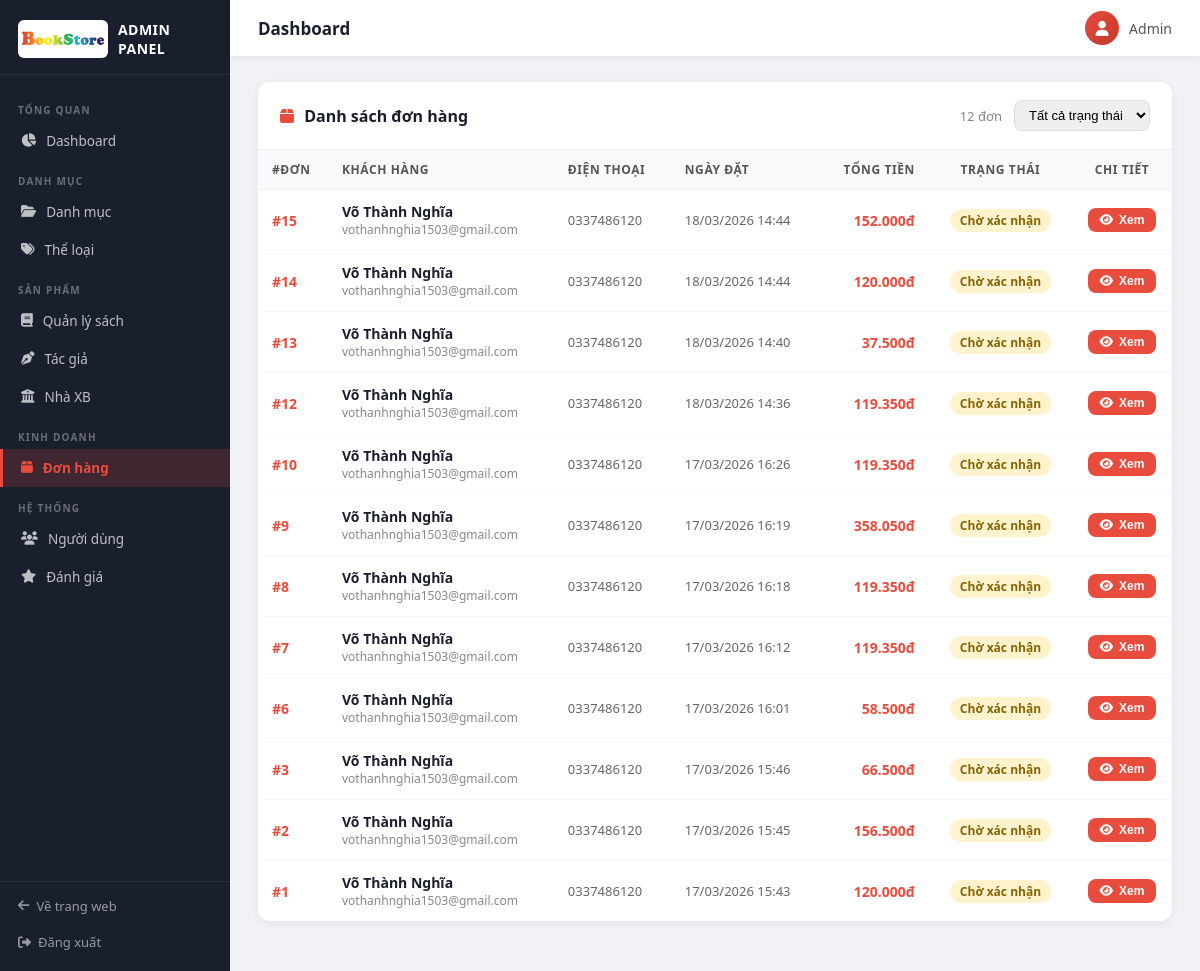
The page /index.php?controller=AdminDonhang&action=index (signed in) on the database its author committed.
### tables this page shows
CREATE TABLE `donhang` (
  `IDDonHang` int(11) NOT NULL,
  `IDNguoiDung` int(11) NOT NULL,
  `NgayDat` datetime DEFAULT current_timestamp(),
  `TongTien` decimal(14,2) NOT NULL,
  `TrangThai` varchar(50) DEFAULT NULL,
  `PhuongThucTT` varchar(50) NOT NULL
);

CREATE TABLE `nguoidung` (
  `IDNguoiDung` int(11) NOT NULL,
  `HoTen` varchar(100) DEFAULT NULL,
  `Email` varchar(100) DEFAULT NULL,
  `MatKhau` varchar(255) NOT NULL,
  `DienThoai` varchar(15) DEFAULT NULL,
  `DiaChi` varchar(255) DEFAULT NULL,
  `IDVaiTro` int(11) DEFAULT 2
);

### controller/AdminDonhang.php (called while the page is built, shortened)
<?php
require_once "model/ModelAdmin.php";
class AdminDonhang {
    private $model;
    public function __construct() {
        $this->model = new ModelAdmin();
    }
    public function index() {
        $donhangs = $this->model->getAllDonhang();
        require_once "view/admin/donhang/index.php";
    }
}

### view/admin/route.php (called while the page is built, shortened)
<?php
switch ($controller) {
    case 'AdminDonhang':
        $controller = new AdminDonhang();
        break;
}
$controller->{$action}();

### model/ModelAdmin.php (called while the page is built, shortened)
<?php
class ModelAdmin extends MasterModel {
    public function getAllDonhang() {
        $sql = "SELECT donhang.*, nguoidung.HoTen, nguoidung.Email,
                       nguoidung.DienThoai, nguoidung.DiaChi
                FROM donhang
                JOIN nguoidung ON donhang.IDNguoiDung = nguoidung.IDNguoiDung
                ORDER BY donhang.IDDonHang DESC";
        return $GLOBALS["connect"]->getList($sql)->fetchAll();
    }
}

### config/db.php (called while the page is built, shortened)
<?php
class connect {
    public $db = null;
    public function __construct()
    {
        $this->db = new PDO("mysql:host=localhost;dbname=bansach", "root", "", [
            PDO::MYSQL_ATTR_INIT_COMMAND => "SET NAMES UTF8"
        ]);
    }
    public function getList($sql) {
        return $this->db->query($sql);
    }
}

### view/admin/donhang/index.php (the view, shortened to what this page needs)
<div class="admin-table-wrap">
    <div class="admin-table-header">
        <h3><i class="fa-solid fa-box" style="color:#e74c3c;margin-right:6px;"></i> Danh sách đơn hàng</h3>
        <div style="display:flex; align-items:center; gap:12px;">
            <span style="font-size:13px; color:#888;"><?php echo count($donhangs); ?> đơn</span>
            <select id="filter-tt" onchange="filterTable()"
                    style="padding:6px 10px; border:1px solid #ddd; border-radius:8px; font-size:13px; outline:none;">
                <option value="">Tất cả trạng thái</option>
            </select>
        </div>
    </div>
    <div style="overflow-x:auto;">
        <table class="admin-tbl" id="don-table">
            <thead>
                <tr>
                    <th style="width:70px;">#Đơn</th>
                    <th>Khách hàng</th>
                    <th>Điện thoại</th>
                    <th>Ngày đặt</th>
                    <th style="text-align:right;">Tổng tiền</th>
                    <th style="text-align:center;">Trạng thái</th>
                    <th style="width:100px; text-align:center;">Chi tiết</th>
                </tr>
            </thead>
            <tbody>
                <?php if (empty($donhangs)): ?>
                    <tr>
                        <td colspan="7" style="text-align:center; padding:30px; color:#aaa;">
                            Chưa có đơn hàng nào.
                        </td>
                    </tr>
                <?php else: ?>
                    <?php foreach ($donhangs as $don): ?>
                    <tr data-tt="<?php echo (int)$don['TrangThai']; ?>">
                        <td>
                            <span style="color:#e74c3c; font-weight:700;">#<?php echo (int)$don['IDDonHang']; ?></span>
                        </td>
                        <td>
                            <div style="font-weight:600; color:#1a1f2e;"><?php echo htmlspecialchars($don['HoTen']); ?></div>
                            <div style="font-size:12px; color:#888;"><?php echo htmlspecialchars($don['Email'] ?? ''); ?></div>
                        </td>
                        <td style="font-size:13px; color:#666; white-space:nowrap;">
                            <?php echo htmlspecialchars($don['DienThoai'] ?? '—'); ?>
                        </td>
                        <td style="font-size:13px; color:#666; white-space:nowrap;">
                            <?php echo date('d/m/Y H:i', strtotime($don['NgayDat'])); ?>
                        </td>
                        <td style="text-align:right; font-weight:700; color:#e74c3c; white-space:nowrap;">
                            <?php echo number_format((float)$don['TongTien'], 0, ',', '.'); ?>đ
                        </td>
                        <td style="text-align:center;">
                            <span class="status-cell" id="status-<?php echo (int)$don['IDDonHang']; ?>">
                                <?php echo adminOrderBadge((int)$don['TrangThai']); ?>
                            </span>
                        </td>
                        <td style="text-align:center;">
                            <button class="btn-add" style="padding:5px 12px; font-size:12px;"
                                    onclick="openPopup(
                                        <?php echo (int)$don['IDDonHang']; ?>,
                                        <?php echo (int)$don['TrangThai']; ?>,
                                        '<?php echo htmlspecialchars(addslashes($don['HoTen'])); ?>',
                                        '<?php echo htmlspecialchars(addslashes($don['Email'] ?? '')); ?>',
                                        '<?php echo htmlspecialchars(addslashes($don['DienThoai'] ?? '')); ?>',
                                        '<?php echo htmlspecialchars(addslashes($don['DiaChi'] ?? '')); ?>',
                                        '<?php echo date('d/m/Y H:i', strtotime($don['NgayDat'])); ?>',
                                        '<?php echo number_format((float)$don['TongTien'], 0, ',', '.'); ?>'
                                    )">
                                <i class="fa-solid fa-eye"></i> Xem
                            </button>
                        </td>
                    </tr>
                    <?php endforeach; ?>
                <?php endif; ?>
            </tbody>
        </table>
    </div>
</div>

### view/admin/layout.php (shortened to what this page needs)
<?php
if (!function_exists('adminOrderBadge')) {
    function adminOrderBadge($tt) {
        switch ((int)$tt) {
            case 0: return '<span class="badge-status badge-wait">Chờ xác nhận</span>';
        }
    }
}
?>
<!DOCTYPE html>
<html lang="vi">
<head>
    <link rel="stylesheet" href="https://cdnjs.cloudflare.com/ajax/libs/font-awesome/6.5.2/css/all.min.css">
    <link rel="stylesheet" href="public/backend/css/adminstyle.css">
</head>
<body>
<aside class="admin-sidebar">
    <div class="sidebar-logo">
        <img src="public/images/bookstore_logo.png" alt="BookStore">
        <span>Admin Panel</span>
    </div>
    <?php
    function isActiveAdmin($ctrl) {
        return ($_GET['controller'] ?? '') === $ctrl ? 'active' : '';
    }
    ?>
    <nav class="sidebar-nav">
        <div class="nav-label">Tổng quan</div>
        <a href="index.php?controller=AdminHome&action=index" class="<?php echo isActiveAdmin('AdminHome'); ?>">
            <i class="fa-solid fa-chart-pie"></i> Dashboard
        </a>
        <div class="nav-label">Danh mục</div>
        <a href="index.php?controller=AdminDanhmuc&action=index" class="<?php echo isActiveAdmin('AdminDanhmuc'); ?>">
            <i class="fa-solid fa-folder-open"></i> Danh mục
        </a>
        <a href="index.php?controller=AdminTheloai&action=index" class="<?php echo isActiveAdmin('AdminTheloai'); ?>">
            <i class="fa-solid fa-tags"></i> Thể loại
        </a>
        <div class="nav-label">Sản phẩm</div>
        <a href="index.php?controller=AdminBook&action=index" class="<?php echo isActiveAdmin('AdminBook'); ?>">
            <i class="fa-solid fa-book"></i> Quản lý sách
        </a>
        <a href="index.php?controller=AdminTacgia&action=index" class="<?php echo isActiveAdmin('AdminTacgia'); ?>">
            <i class="fa-solid fa-pen-nib"></i> Tác giả
        </a>
        <a href="index.php?controller=AdminNxb&action=index" class="<?php echo isActiveAdmin('AdminNxb'); ?>">
            <i class="fa-solid fa-building-columns"></i> Nhà XB
        </a>
        <div class="nav-label">Kinh doanh</div>
        <a href="index.php?controller=AdminDonhang&action=index" class="<?php echo isActiveAdmin('AdminDonhang'); ?>">
            <i class="fa-solid fa-box"></i> Đơn hàng
        </a>
        <div class="nav-label">Hệ thống</div>
        <a href="index.php?controller=AdminNguoidung&action=index" class="<?php echo isActiveAdmin('AdminNguoidung'); ?>">
            <i class="fa-solid fa-users"></i> Người dùng
        </a>
        <a href="index.php?controller=AdminDanhgia&action=index" class="<?php echo isActiveAdmin('AdminDanhgia'); ?>">
            <i class="fa-solid fa-star"></i> Đánh giá
        </a>
    </nav>
    <div class="sidebar-footer">
        <a href="index.php"><i class="fa-solid fa-arrow-left"></i> Về trang web</a><br><br>
        <a href="index.php?controller=User&action=logout"><i class="fa-solid fa-right-from-bracket"></i> Đăng xuất</a>
    </div>
</aside>
<div class="admin-main">
    <div class="admin-topbar">
        <div class="topbar-title">
            <?php echo isset($pageTitle) ? htmlspecialchars($pageTitle) : 'Dashboard'; ?>
        </div>
        <div class="topbar-user">
            <div class="avatar"><i class="fa-solid fa-user"></i></div>
            <span><?php echo htmlspecialchars($_SESSION['HoTen'] ?? 'Admin'); ?></span>
        </div>
    </div>
    <div class="admin-content">
        <?php require_once "view/admin/route.php"; ?>
    </div>
</div>
</body>
</html>

### public/backend/css/adminstyle.css (style rules this page uses)
*, *::before, *::after { box-sizing: border-box; margin: 0; padding: 0; }
body { font-family: 'Segoe UI', Arial, sans-serif; background: #f0f2f5; color: #333; display: flex; min-height: 100vh; }
.admin-sidebar { width: 230px; min-height: 100vh; background: #1a1f2e; display: flex; flex-direction: column; position: fixed; top: 0; left: 0; bottom: 0; z-index: 100; overflow-y: auto; }
.sidebar-logo { display: flex; align-items: center; gap: 10px; padding: 20px 18px 16px; border-bottom: 1px solid rgba(255,255,255,0.08); }
.sidebar-logo img { height: 38px; border-radius: 6px; background: #fff; padding: 2px; }
.sidebar-logo span { font-size: 14px; font-weight: 700; color: #fff; letter-spacing: 0.5px; text-transform: uppercase; }
.sidebar-nav { flex: 1; padding: 14px 0 10px; }
.nav-label { font-size: 10px; font-weight: 700; letter-spacing: 1.2px; color: rgba(255,255,255,0.35); text-transform: uppercase; padding: 14px 18px 5px; }
.sidebar-nav a { display: flex; align-items: center; gap: 10px; padding: 10px 18px; color: rgba(255,255,255,0.72); text-decoration: none; font-size: 13.5px; font-weight: 500; transition: background 0.18s, color 0.18s; border-left: 3px solid transparent; }
.sidebar-nav a.active { background: rgba(231,76,60,0.18); color: #e74c3c; border-left-color: #e74c3c; font-weight: 600; }
.sidebar-footer { padding: 14px 18px 20px; border-top: 1px solid rgba(255,255,255,0.08); font-size: 13px; }
.sidebar-footer a { color: rgba(255,255,255,0.55); text-decoration: none; display: inline-flex; align-items: center; gap: 7px; transition: color 0.18s; }
.admin-main { margin-left: 230px; flex: 1; min-height: 100vh; display: flex; flex-direction: column; }
.admin-topbar { height: 56px; background: #fff; display: flex; align-items: center; justify-content: space-between; padding: 0 28px; box-shadow: 0 1px 6px rgba(0,0,0,0.07); position: sticky; top: 0; z-index: 90; }
.topbar-title { font-size: 17px; font-weight: 700; color: #1a1f2e; }
.topbar-user { display: flex; align-items: center; gap: 10px; font-size: 14px; color: #555; }
.avatar { width: 34px; height: 34px; border-radius: 50%; background: linear-gradient(135deg, #e74c3c, #c0392b); display: flex; align-items: center; justify-content: center; color: #fff; font-size: 15px; }
.admin-content { flex: 1; padding: 26px 28px; }
.admin-table-wrap { background: #fff; border-radius: 12px; box-shadow: 0 2px 10px rgba(0,0,0,0.06); margin-bottom: 24px; overflow: hidden; }
.admin-table-header { display: flex; align-items: center; justify-content: space-between; padding: 18px 22px; border-bottom: 1px solid #f0f0f0; }
.admin-table-header h3 { font-size: 16px; font-weight: 700; color: #1a1f2e; margin: 0; }
.admin-tbl { width: 100%; border-collapse: collapse; font-size: 14px; }
.admin-tbl thead th { background: #f8f9fb; color: #555; font-size: 12px; font-weight: 700; text-transform: uppercase; letter-spacing: 0.6px; padding: 11px 14px; text-align: left; border-bottom: 1px solid #f0f0f0; }
.admin-tbl tbody td { padding: 12px 14px; border-bottom: 1px solid #f7f7f7; color: #444; vertical-align: middle; }
.admin-tbl tbody tr:last-child td { border-bottom: none; }
.btn-add { display: inline-flex; align-items: center; gap: 6px; background: #e74c3c; color: #fff; border: none; padding: 8px 16px; border-radius: 8px; font-size: 13px; font-weight: 600; text-decoration: none; cursor: pointer; transition: background 0.2s, transform 0.15s; }
.badge-status { display: inline-block; padding: 3px 10px; border-radius: 20px; font-size: 12px; font-weight: 700; white-space: nowrap; }
.badge-wait { background: #fff3cd; color: #856404; }

### rows shown on the page
donhang: IDDonHang "15", IDNguoiDung.HoTen "Võ Thành Nghĩa", IDNguoiDung.Email "vothanhnghia1503@gmail.com", IDNguoiDung.DienThoai "0337486120", NgayDat "18/03/2026 14:44", TongTien "152.000"
donhang: IDDonHang "14", IDNguoiDung.HoTen "Võ Thành Nghĩa", IDNguoiDung.Email "vothanhnghia1503@gmail.com", IDNguoiDung.DienThoai "0337486120", NgayDat "18/03/2026 14:44", TongTien "120.000"
donhang: IDDonHang "13", IDNguoiDung.HoTen "Võ Thành Nghĩa", IDNguoiDung.Email "vothanhnghia1503@gmail.com", IDNguoiDung.DienThoai "0337486120", NgayDat "18/03/2026 14:40", TongTien "37.500"
donhang: IDDonHang "12", IDNguoiDung.HoTen "Võ Thành Nghĩa", IDNguoiDung.Email "vothanhnghia1503@gmail.com", IDNguoiDung.DienThoai "0337486120", NgayDat "18/03/2026 14:36", TongTien "119.350"
donhang: IDDonHang "10", IDNguoiDung.HoTen "Võ Thành Nghĩa", IDNguoiDung.Email "vothanhnghia1503@gmail.com", IDNguoiDung.DienThoai "0337486120", NgayDat "17/03/2026 16:26", TongTien "119.350"
donhang: IDDonHang "9", IDNguoiDung.HoTen "Võ Thành Nghĩa", IDNguoiDung.Email "vothanhnghia1503@gmail.com", IDNguoiDung.DienThoai "0337486120", NgayDat "17/03/2026 16:19", TongTien "358.050"
donhang: IDDonHang "8", IDNguoiDung.HoTen "Võ Thành Nghĩa", IDNguoiDung.Email "vothanhnghia1503@gmail.com", IDNguoiDung.DienThoai "0337486120", NgayDat "17/03/2026 16:18", TongTien "119.350"
donhang: IDDonHang "7", IDNguoiDung.HoTen "Võ Thành Nghĩa", IDNguoiDung.Email "vothanhnghia1503@gmail.com", IDNguoiDung.DienThoai "0337486120", NgayDat "17/03/2026 16:12", TongTien "119.350"
donhang: IDDonHang "6", IDNguoiDung.HoTen "Võ Thành Nghĩa", IDNguoiDung.Email "vothanhnghia1503@gmail.com", IDNguoiDung.DienThoai "0337486120", NgayDat "17/03/2026 16:01", TongTien "58.500"
donhang: IDDonHang "3", IDNguoiDung.HoTen "Võ Thành Nghĩa", IDNguoiDung.Email "vothanhnghia1503@gmail.com", IDNguoiDung.DienThoai "0337486120", NgayDat "17/03/2026 15:46", TongTien "66.500"
donhang: IDDonHang "2", IDNguoiDung.HoTen "Võ Thành Nghĩa", IDNguoiDung.Email "vothanhnghia1503@gmail.com", IDNguoiDung.DienThoai "0337486120", NgayDat "17/03/2026 15:45", TongTien "156.500"
donhang: IDDonHang "1", IDNguoiDung.HoTen "Võ Thành Nghĩa", IDNguoiDung.Email "vothanhnghia1503@gmail.com", IDNguoiDung.DienThoai "0337486120", NgayDat "17/03/2026 15:43", TongTien "120.000"

### other values the page prints
$_SESSION['HoTen'] "Admin"
count($donhangs) "12"
